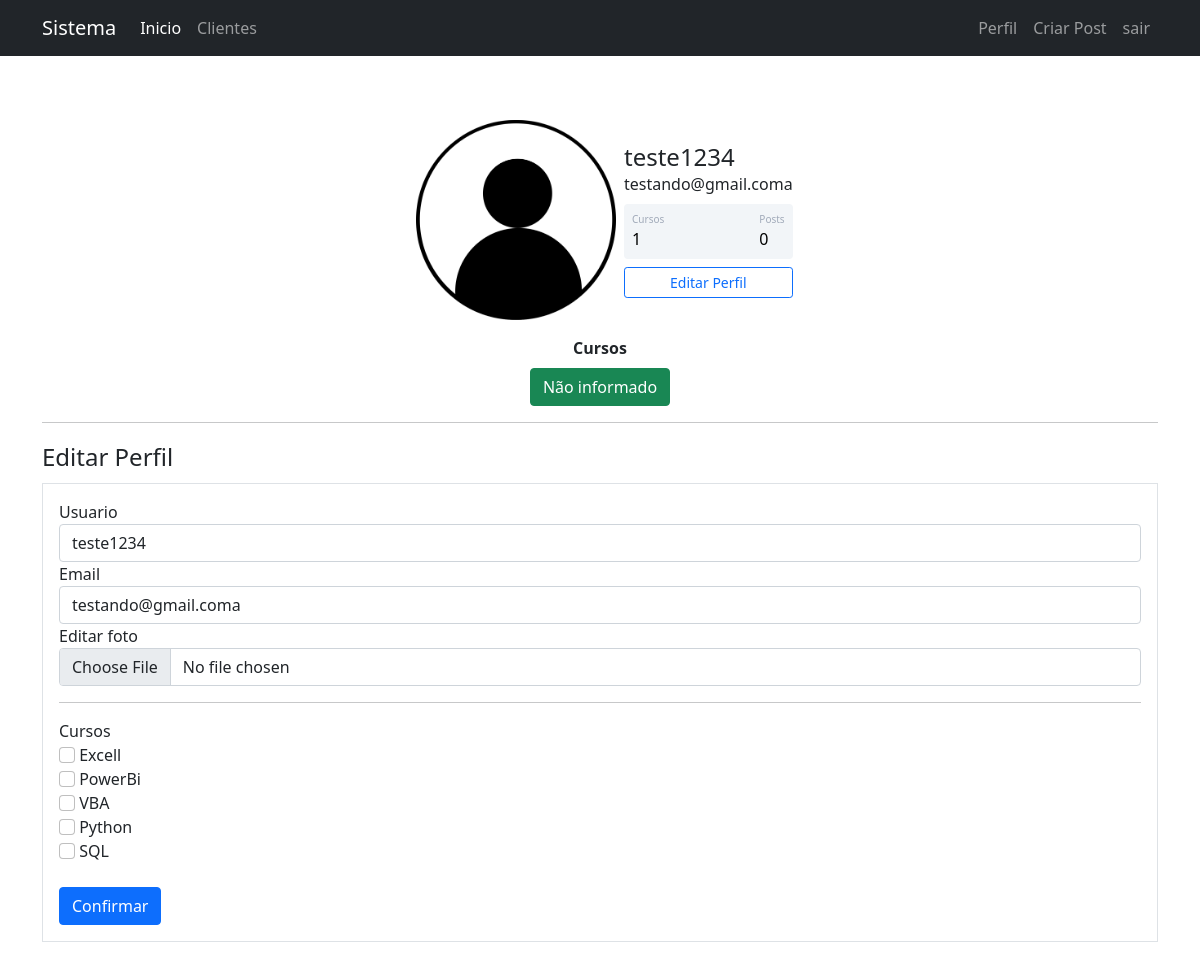
/perfil/editar (signed in), run on the app's committed database.
### comunidadeimpressionadora/models.py (models this page shows)
class Usuario(database.Model, UserMixin):
    id = database.Column(database.Integer, primary_key = True)
    username = database.Column(database.String, nullable=False)
    email = database.Column(database.String, nullable=False, unique=True)
    password = database.Column(database.String, nullable=False)
    foto_perfil = database.Column(database.String, default='default.jpg')
    posts = database.relationship('Post', backref='autor',lazy=True)
    cursos = database.Column(database.String, nullable=False, default='Não informado')
    def contar_posts(self):
        return len(self.posts)

### comunidadeimpressionadora/routes.py (the view, shortened to what this page needs)
@app.route('/perfil/editar', methods=['GET', 'POST'])
@login_required
def editar_perfil():
    form = FormEditarPerfil()
    cursos = contar_cursos(current_user)
    foto_perfil = url_for('static', filename=f'fotos_perfil/{current_user.foto_perfil}')
    return render_template("editar_perfil.html",foto_perfil=foto_perfil, form=form,cursos=cursos)

### comunidadeimpressionadora/forms.py (shortened to what this page needs)
class FormEditarPerfil(FlaskForm):
    username = StringField('Usuario', validators = [DataRequired()])
    email = StringField('Email', validators = [DataRequired(), Email()])
    foto_perfil = FileField('Editar foto', validators = [FileAllowed(['jpg','png'])])
    curso_excell = BooleanField('Excell')
    curso_powerbi = BooleanField('PowerBi')
    curso_vba = BooleanField('VBA')
    curso_python = BooleanField('Python')
    curso_sql = BooleanField('SQL')
    submit = SubmitField('Confirmar')

### comunidadeimpressionadora/models.py (called while the page is built)
@login_manager.user_loader
def load_usuario(id_usuario):
    return Usuario.query.get(int(id_usuario))

### comunidadeimpressionadora/routes.py (called while the page is built)
def contar_cursos(user):
    lista_cursos = user.cursos.split(';')
    cursos = 0
    if not user.cursos == '':
        cursos = len(lista_cursos)
    else:
        cursos = 0
    return cursos

### comunidadeimpressionadora/templates/editar_perfil.html (shortened to what this page needs)
{% extends 'perfil.html' %}
{% block editar_perfil%}
<div class="container">
    <hr>
    <div class="row">
        <div class="col">
            <legend>Editar Perfil</legend>
            <form action="" method="POST" class='border p-3' enctype="multipart/form-data">
                <fieldset>
                    <div class="from-group">
                        {{ form.username.label(class='form-control-label') }}
                        {% if form.username.errors %}
                            {{ form.username(class='form-control is-invalid') }}
                            <div class="invalid-feedback">
                                {% for erro in form.username.errors%}
                                    {{erro}}
                                {% endfor %}
                            </div>
                        {% else %}
                            {{ form.username(class='form-control', value=current_user.username) }}
                        {% endif %}
                    </div>
                </fieldset>
                <fieldset>
                    <div class="from-group">
                        {{ form.email.label(class='form-control-label') }}
                        {% if form.email.errors %}
                            {{ form.email(class='form-control is-invalid') }}
                            <div class="invalid-feedback">
                                {% for erro in form.email.errors%}
                                    {{erro}}
                                {% endfor %}
                            </div>
                        {% else %}
                            {{ form.email(class='form-control', value=current_user.email) }}
                        {% endif %}
                    </div>
                </fieldset>
                <fieldset>
                    {{ form.foto_perfil.label }}
                    {{ form.foto_perfil(class="form-control")}}
                <hr>
                <span>Cursos</span>
                {% for campo in form%}
                    {% if 'curso_' in campo.name %}
                        <div class="from-group">
                            {{ campo(class='form-check-input') }}
                            {{ campo.label(class='form-check-label') }}
                        </div>
                    {% endif %}
                {% endfor %}
                <br>
                </fieldset>
                {{ form.submit(class='btn btn-primary') }}
            </form>
        </div>
    </div>
</div>
<br>
<br>
<br>
{%endblock%}

### comunidadeimpressionadora/templates/perfil.html
{% extends 'base.html' %}
{% block body %}
    <div class="container mt-5 d-flex justify-content-center">
        <div class="card p-3">
            <div class="d-flex align-items-center">
                <div class="image pe-2">
                    <img src="{{ foto_perfil}}" class="rounded " width="200" >
                </div>
            <div class="ml-3 w-100">
            <h4 class="mb-0 mt-0">{{ current_user.username}}</h4>
            <span>{{current_user.email}}</span>
            <div class="p-2 mt-2 bg-primary d-flex justify-content-between rounded text-white stats">
                <div class="d-flex flex-column">
                    <span class="articles">Cursos</span>
                    <span class="number1">
                        {{cursos}}
                    </span>
                </div>
                <div class="d-flex flex-column">
                    <span class="rating">Posts</span>
                    <span class="number3">{{current_user.contar_posts()}}</span>
                </div>
            </div>
            <div class="button mt-2 d-flex flex-row align-items-center">
                <a href="{{ url_for('editar_perfil')}}" class="w-100">
                    <button class="btn btn-sm btn-outline-primary w-100">Editar Perfil</button>
                </a>
            </div>
            </div>
            </div>
        </div>
    </div>
    <div class="row justify-content-center">
        <div class="col col-4 pd-4" style="text-align: center;">
            <strong>
                Cursos
            </strong>
            <br>
            {% if not current_user.cursos == '' %}
                {% for curso in current_user.cursos.split(';') %}
                    <buttn type="button" class="btn btn-success mt-2" disabled>{{curso}}</buttn>
                {% endfor %}
            {% endif %}
        </div>
    </div>
{% block editar_perfil%}
{%endblock%}
{% endblock %}

### comunidadeimpressionadora/static/main.css (style rules this page uses)
.card { width: 400px; border: none; border-radius: 10px; background-color: #fff; }
.stats { background: #f2f5f8 !important; color: #000 !important; }
.articles { font-size:10px; color: #a1aab9; }
.number1 { font-weight:500; }
.rating { font-size:10px; color: #a1aab9; }
.number3 { font-weight:500; }

### data on the page
Usuario: username "teste1234", email "testando@gmail.coma", cursos "Não informado"

### other printed values
{{ cursos }} "1"
{{ current_user.contar_posts() }} "0"
{{ campo.label(class='form-check-label') }} "Excell" "PowerBi" "VBA" "Python" "SQL"
